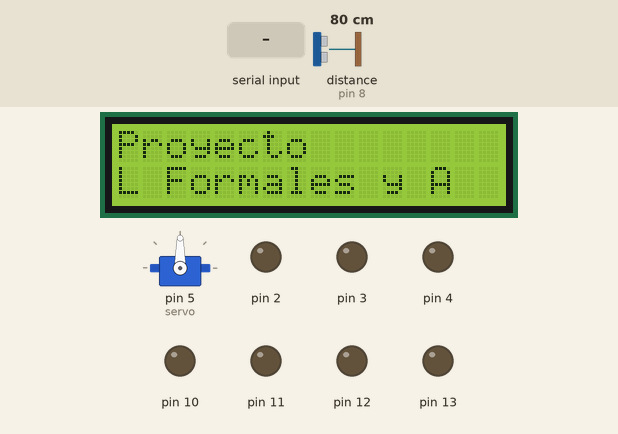
Simulated run of this sketch. Board: Arduino Uno, built with avr-gcc and run on an emulated ATmega328P. Shown: 16×2 character LCD, servo, output pins drawn as LEDs (lit = HIGH). The test bench sets the inputs (shaded band); at power-on: distance to the obstacle (sensor on pin 8) 80 cm. The echo pulse lasts 58.3 µs per cm; pins used as bus, display or sensor lines are not drawn.

Above: at 1.2 s.
1.3 s: "B" received over Serial
At 1.9 s:
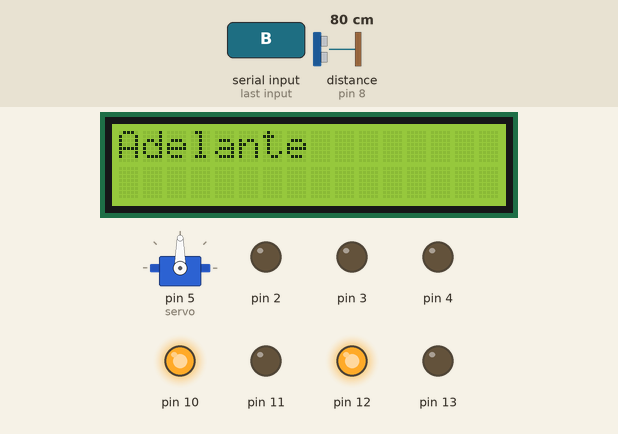
7.3 s: distance to the obstacle (sensor on pin 8) set to 2 cm
At 8.7 s:
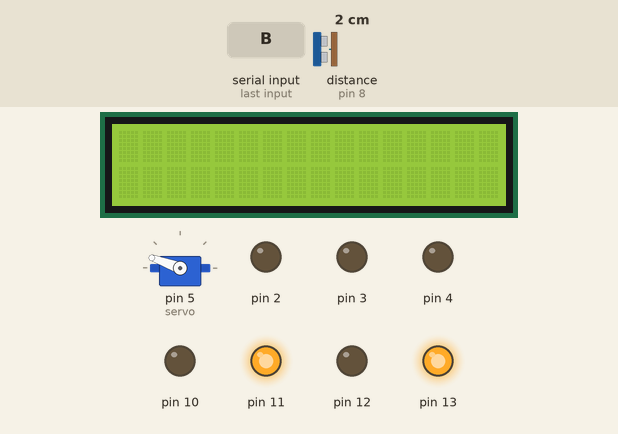
10.3 s: distance to the obstacle (sensor on pin 8) set to 18 cm
At 11.7 s:
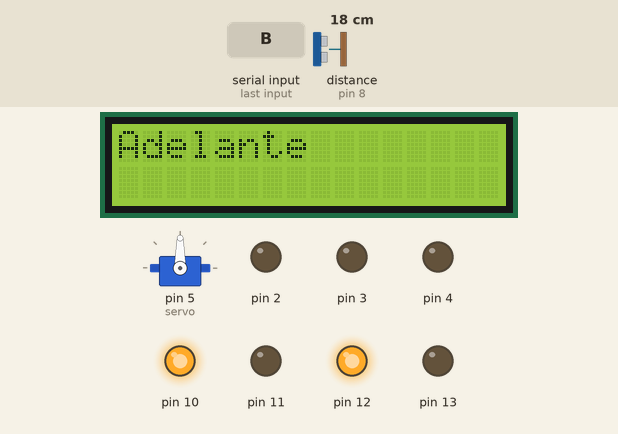
Timing chart, 0 to 13.3 s (numbered marks = the images above; inputs shaded):
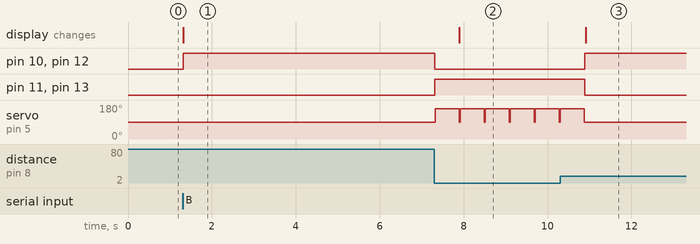

Measured:
- after the input at 1.3 s, pin 10, pin 12: LOW → HIGH at once; the display: changes at once (image 1)
- after the input at 7.3 s, pin 10, pin 12: HIGH → LOW at once; pin 11, pin 13: LOW → HIGH at once; servo on pin 5 (servo): alternates 160° for 0.57 s and 90° for 0.02 s, starting at once; the display: changes after 0.60 s (image 2)
- after the input at 10.3 s, pin 10, pin 12: LOW → HIGH after 0.58 s; pin 11, pin 13: HIGH → LOW after 0.58 s; servo on pin 5 (servo): goes on until 10.9 s, then stays 90°; the display: changes after 0.61 s (image 3)

The sketch:

rcCar-v2.ino
```cpp
#include <LiquidCrystal.h>
#include <Servo.h>

#define trigPin 9                // Pin donde se envian 8 pulsos ultrasonicos
#define echoPin 8                // Pin donde se reciben los pulsos enviados
#define speedSound 0.0344

LiquidCrystal lcd(7,6,A0,A1,A2,A3);   // Creacion objeto LC con los pines que se utilizan
Servo servo;

int maxDis = 7, turnTo = 0, dir = 0;
float distancia;
unsigned long seconds = 0;
boolean control = false, autonomo = false;
char x;

void printDistance();
void printDirection(String dir);
float medirDistancia();
void evadeObstaculo();

void setup() {
  DDRB = B111110;
  DDRD = DDRD | B11111100;
  lcd.begin(16, 2);               // La plantalla del LCD es de 16x2
  servo.attach(5);                // Pin del sevomotor
  Serial.begin(9600);             // Iniciar comunicacion serial a 9600 bauds
}

void loop() {

servo.write(90);                  // Inicializa servo a 90 grados

if(Serial.available()) {
  x = Serial.read();
  switch(x) {
    case 'A':      // Activar modo manual
      control = true;
      autonomo = false;
      lcd.clear();
    break;
    case 'B':     // Activar modo autonomo
      autonomo = true;
      control = false;
      lcd.clear();
    break;
    default:
    break;
  }
}

// Se maneja con el celular
if(control == true and autonomo == false) {
  if(Serial.available()) {
    x = Serial.read();
    distancia = medirDistancia();
    switch(x) {
      case 'C':    // Adelante
        PORTB = B010100;
        printDirection("Adelante");
      break;
      case 'D':    // Atras
        PORTB = B101000;
        printDirection("Atras");
      break;
      case 'E':    // Izquierda
        PORTB = B011000;
        printDirection("Izquierda");
      break;
      case 'F':    // Derecha
        PORTB = B100100;
        printDirection("Derecha");
      break;
      case 'G':   // Alto
        PORTB = B000000;
        printDirection("Alto");
      break;
      default:
      break;
    }
  }
}
// Modo detector de obstaculos
else if(autonomo == true and control == false)   {
  printDirection("Adelante");
  distancia = medirDistancia();
  if(distancia > maxDis) {
   PORTB = B010100;            // Avanza adelante si no hay obstaculo
  }
  else {
    evadeObstaculo();
  }
}
// Cuando no se ha elegido una opcion desde la aplicacion
// Se muestra este mensaje en el lcd
else {
  lcd.print("Proyecto");
  lcd.setCursor(0,1);
  lcd.print("L Formales y A  ");
}
  }

void printDistance() {
  lcd.clear();
  lcd.setCursor(0,0);
   lcd.print("Distancia: ");
   lcd.setCursor(0,1);
   lcd.print(round(distancia));
   lcd.print(" cm");
}
void printDirection(String dir) {
   lcd.clear();
   lcd.print(dir);
}

float medirDistancia() {
  float duracion = 0, distancia = 0;
  // Envia una señal baja durante 2us
  digitalWrite(trigPin, LOW);
  delayMicroseconds(2);
  // Envia una señal alta durante 10us
  digitalWrite(trigPin, HIGH);
  delayMicroseconds(10);
  digitalWrite(trigPin, LOW);
  duracion = pulseIn(echoPin, HIGH);
  distancia = (duracion/2) * speedSound;
  return distancia;
}

void evadeObstaculo() {
  lcd.clear();
  lcd.print("Obstaculo");
  lcd.setCursor(0,1);
  lcd.print("Detectado");
  PORTB = B000000;
  servo.write(20);           // Girar servo a la izquierda
  distancia = medirDistancia();
  if(distancia <= maxDis) {  // Encontro obstaculo a la izq
    servo.write(160);        // Girar servo a la derecha
    distancia = medirDistancia();
    if(distancia <= maxDis) { // Encontro obstaculo a la der
      for(int i = 0; i <= 200; i++) {
        PORTB = B101000;     // Hacia atras
        printDirection("Atras");
      }
    }
    else {
      for(int i = 0; i <= 100; i++) {
        PORTB = B100100;    // Gira a la derecha
        printDirection("Derecha");
      }
    }
  }
  else {                    // Gira a la izquierda
    for(int i = 0; i <= 100; i++) {
      PORTB = B011000;   // Gira izquierda
      printDirection("Izquierda");
    }
  }
  lcd.clear();
  servo.write(90);
}
```
